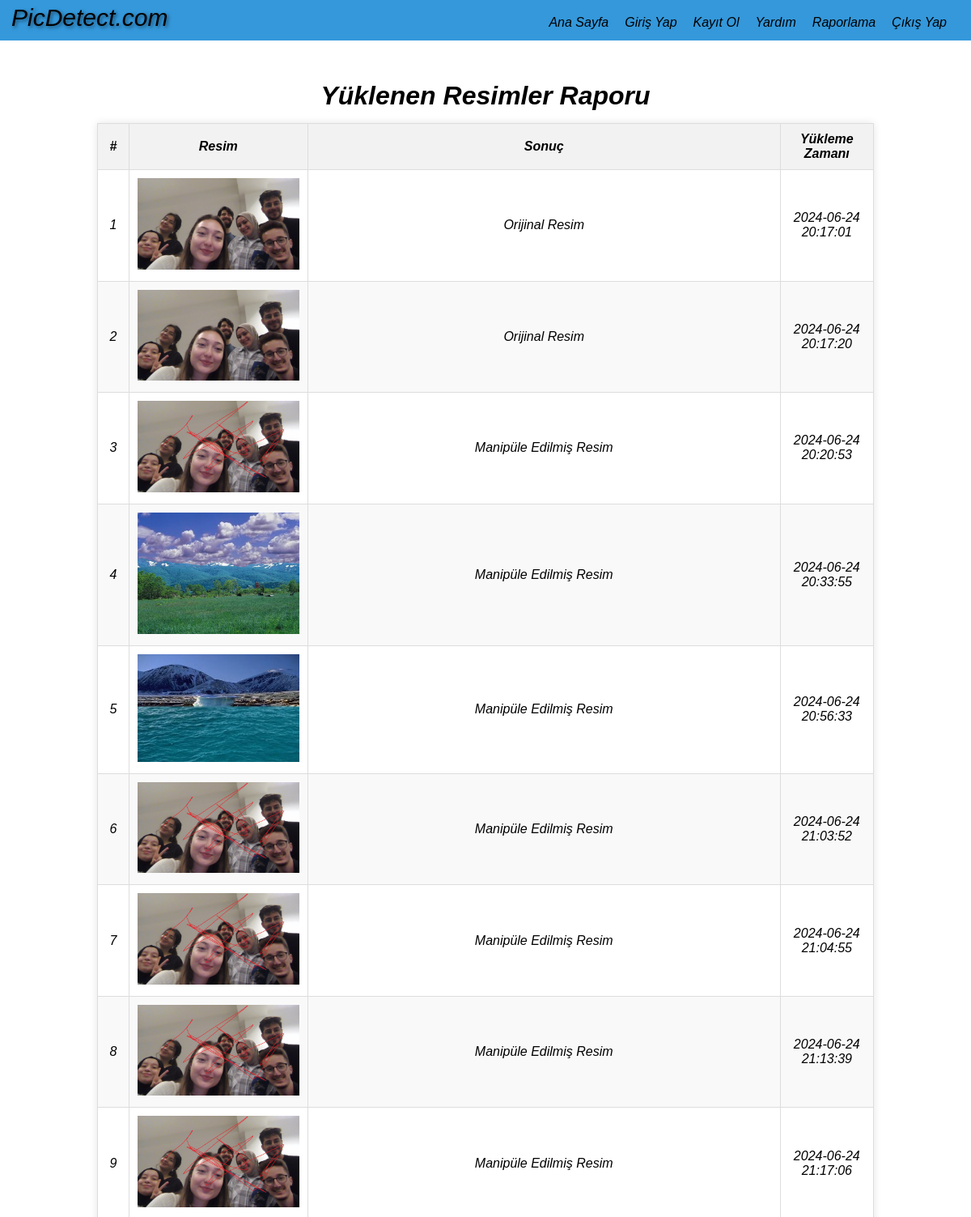
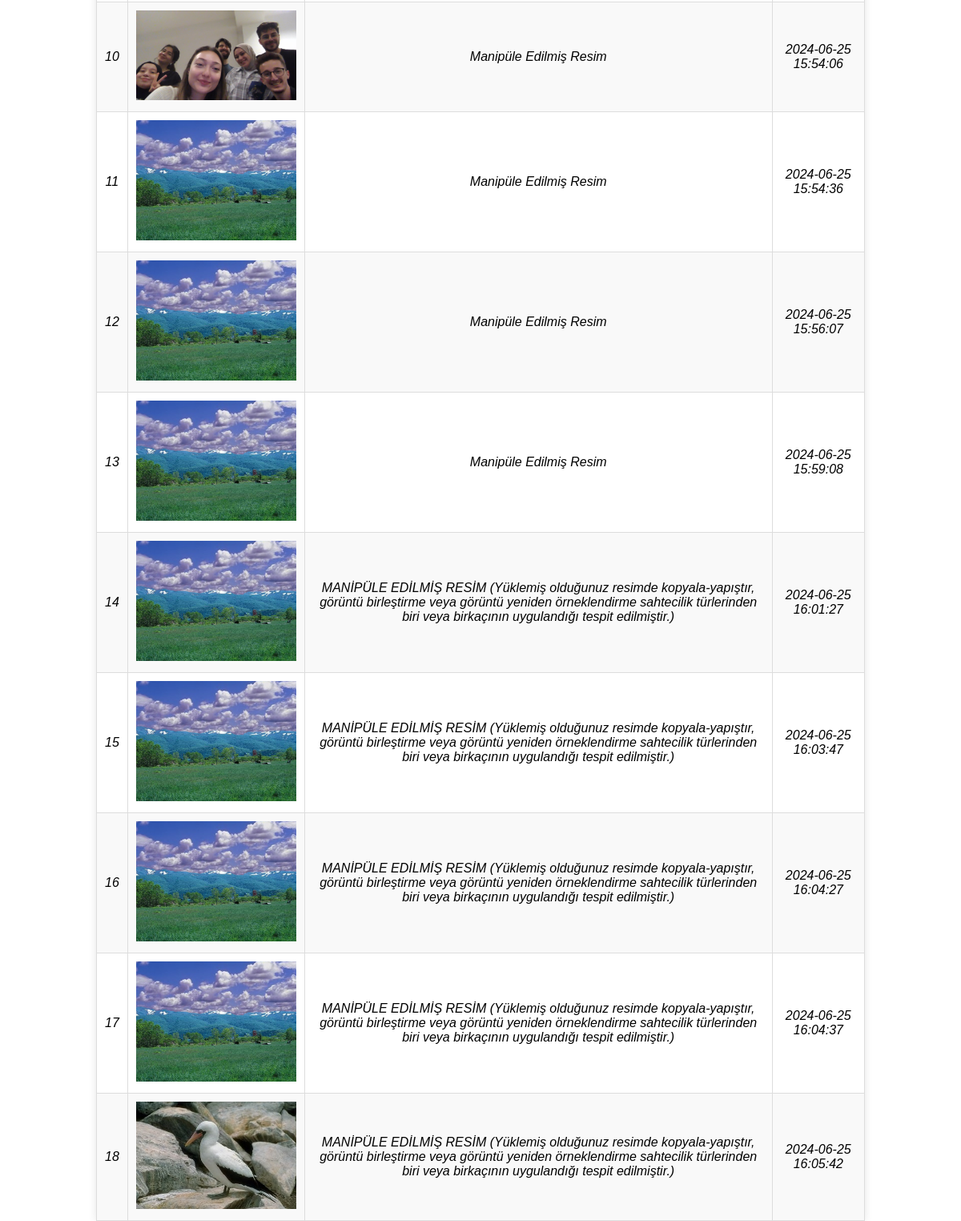
The page /rapor (signed in) on the database its author committed (2 pictures, top to bottom).
### tables this page shows
CREATE TABLE uploads (
            id INTEGER PRIMARY KEY AUTOINCREMENT,
            user_id INTEGER NOT NULL,
            filename TEXT NOT NULL,
            result TEXT NOT NULL,
            upload_time TIMESTAMP DEFAULT CURRENT_TIMESTAMP,
            FOREIGN KEY (user_id) REFERENCES users (id)
        );

### appp.py (the view)
@app.route('/rapor')
@login_required
def rapor():
    conn = get_db_connection()
    uploads = conn.execute('SELECT * FROM uploads WHERE user_id = ?', (current_user.id,)).fetchall()
    conn.close()
    return render_template('rapor.html', uploads=uploads)

### appp.py (called while the page is built)
def get_db_connection():
    conn = sqlite3.connect('database.db')
    conn.row_factory = sqlite3.Row
    return conn

@login_manager.user_loader
def load_user(user_id):
    conn = get_db_connection()
    user = conn.execute('SELECT * FROM users WHERE id = ?', (user_id,)).fetchone()
    conn.close()
    if user:
        return User(user['id'], user['role'])
    return None

### templates/rapor.html (shortened to what this page needs)
<!DOCTYPE html>
<html lang="en">
<head>
    <link rel="stylesheet" href="{{ url_for('static', filename='rapor.css') }}">
</head>
<body class='body'>
    <nav class='navbar'>
        <div class='logo'> PicDetect.com</div>
        <ul class="menu">
            <li><a href="/">Ana Sayfa</a></li>
            <li><a href="/giris">Giriş Yap</a></li>
            <li><a href="/kayit">Kayıt Ol</a></li>
            <li><a href="/yardim">Yardım</a></li>
            {% if current_user.is_authenticated %}
                <li><a href="/rapor">Raporlama</a></li>
                <li><a href="/logout">Çıkış Yap</a></li>
            {% endif %}
        </ul>
    </nav>
    <h1>Yüklenen Resimler Raporu</h1>
    <table>
        <thead>
            <tr>
                <th>#</th>
                <th>Resim</th>
                <th>Sonuç</th>
                <th>Yükleme Zamanı</th>
            </tr>
        </thead>
        <tbody>
            {% for upload in uploads %}
            <tr>
                <td>{{ loop.index }}</td>
                <td><img src="{{ url_for('static', filename='uploads/' + upload.filename) }}" alt="Yüklenen Resim" style="max-width: 200px; max-height: 200px;"></td>
                <td>{{ upload.result }}</td>
                <td>{{ upload.upload_time }}</td>
            </tr>
            {% endfor %}
        </tbody>
    </table>
</body>
</html>

### static/rapor.css (style rules this page uses)
* { margin: 0; padding: 0; }
.body { display: grid; background: linear-gradient(90deg, #ccc 0.001px, transparent 0.4px), linear-gradient(#ccc 0.1px, transparent 0.4px) ; background-size: 50px 50px; }
.navbar { background-color: #3498db ; height: 55px; margin-top: -5px; }
.logo { margin-left: 14px; padding-top: 10px; color: black; font-size: 30px; font-family:'Gill Sans', 'Gill Sans MT', 'Trebuchet MS', sans-serif ; font-style: italic; text-shadow: 2px 2px 4px rgba(0, 0, 0, 0.5); }
.menu { list-style: none; padding: 10px; display: flex; justify-content: flex-end; margin-top: -30px; color: black; }
.menu li { display: inline; margin-right: 20px; }
.menu li a { color: black; text-decoration: none; font-family: 'Gill Sans', 'Gill Sans MT', 'Trebuchet MS', sans-serif ; font-style: italic; }
h1 { margin-top: 50px; margin-bottom: 15px; text-align: center; font-family: 'Gill Sans', 'Gill Sans MT', 'Trebuchet MS', sans-serif ; font-style: italic; }
table { width: 80%; margin: auto; border-collapse: collapse; box-shadow: 0px 0px 10px rgba(0, 0, 0, 0.1); background-color: #fff; }
th, td { padding: 10px; text-align: center; border: 1px solid #ddd; font-family: 'Gill Sans', 'Gill Sans MT', 'Trebuchet MS', sans-serif ; font-style: italic; }
th { background-color: #f2f2f2; }
tr:nth-child(even) { background-color: #f9f9f9; }

### rows shown on the page
uploads: filename (picture), result "Orijinal Resim", upload_time "2024-06-24 20:17:01"
uploads: filename (picture), result "Orijinal Resim", upload_time "2024-06-24 20:17:20"
uploads: filename (picture), result "Manipüle Edilmiş Resim", upload_time "2024-06-24 20:20:53"
uploads: filename (picture), result "Manipüle Edilmiş Resim", upload_time "2024-06-24 20:33:55"
uploads: filename (picture), result "Manipüle Edilmiş Resim", upload_time "2024-06-24 20:56:33"
uploads: filename (picture), result "Manipüle Edilmiş Resim", upload_time "2024-06-24 21:03:52"
uploads: filename (picture), result "Manipüle Edilmiş Resim", upload_time "2024-06-24 21:04:55"
uploads: filename (picture), result "Manipüle Edilmiş Resim", upload_time "2024-06-24 21:13:39"
uploads: filename (picture), result "Manipüle Edilmiş Resim", upload_time "2024-06-24 21:17:06"
uploads: filename (picture), result "Manipüle Edilmiş Resim", upload_time "2024-06-25 15:54:06"
uploads: filename (picture), result "Manipüle Edilmiş Resim", upload_time "2024-06-25 15:54:36"
uploads: filename (picture), result "Manipüle Edilmiş Resim", upload_time "2024-06-25 15:56:07"
uploads: filename (picture), result "Manipüle Edilmiş Resim", upload_time "2024-06-25 15:59:08"
uploads: filename (picture), result "MANİPÜLE EDİLMİŞ RESİM (Yüklemiş olduğunuz resimde kopyala-yapıştır, görüntü birleştirme veya görüntü yeniden örneklendirme sahtecilik türlerinden biri veya birkaçının uygulandığı tespit edilmiştir.)", upload_time "2024-06-25 16:01:27"
uploads: filename (picture), result "MANİPÜLE EDİLMİŞ RESİM (Yüklemiş olduğunuz resimde kopyala-yapıştır, görüntü birleştirme veya görüntü yeniden örneklendirme sahtecilik türlerinden biri veya birkaçının uygulandığı tespit edilmiştir.)", upload_time "2024-06-25 16:03:47"
uploads: filename (picture), result "MANİPÜLE EDİLMİŞ RESİM (Yüklemiş olduğunuz resimde kopyala-yapıştır, görüntü birleştirme veya görüntü yeniden örneklendirme sahtecilik türlerinden biri veya birkaçının uygulandığı tespit edilmiştir.)", upload_time "2024-06-25 16:04:27"
uploads: filename (picture), result "MANİPÜLE EDİLMİŞ RESİM (Yüklemiş olduğunuz resimde kopyala-yapıştır, görüntü birleştirme veya görüntü yeniden örneklendirme sahtecilik türlerinden biri veya birkaçının uygulandığı tespit edilmiştir.)", upload_time "2024-06-25 16:04:37"
uploads: filename (picture), result "MANİPÜLE EDİLMİŞ RESİM (Yüklemiş olduğunuz resimde kopyala-yapıştır, görüntü birleştirme veya görüntü yeniden örneklendirme sahtecilik türlerinden biri veya birkaçının uygulandığı tespit edilmiştir.)", upload_time "2024-06-25 16:05:42"
